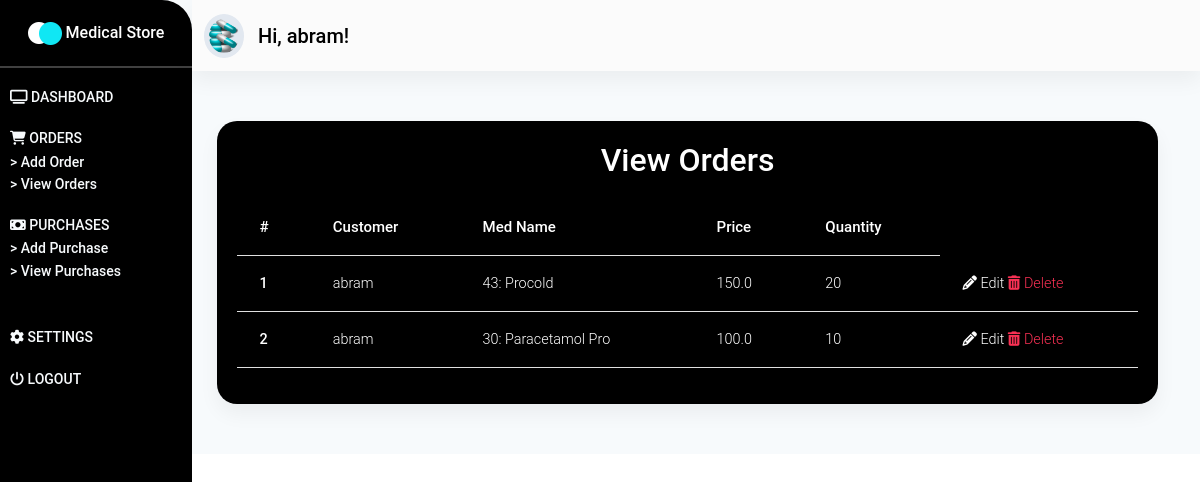
Page /customer/orders/ (signed in) on the committed database.
### customer/models.py (models this page shows, shortened)
class Order(models.Model):
    customer = models.ForeignKey(User, on_delete=models.CASCADE)
    med_name = models.ForeignKey(Medicine, on_delete=models.CASCADE)
    price = models.FloatField()
    timestamp = models.DateTimeField(auto_now_add=True)
    quantity = models.IntegerField()
    def get_update_url(self):
        return reverse("customer:update-order", kwargs={"pk": self.pk})
    def get_delete_url(self):
        return reverse("customer:delete-order", kwargs={"pk": self.pk})

### store/models.py (models this page shows, shortened)
class Medicine(models.Model):
    med_code = models.IntegerField()
    med_name = models.CharField(max_length=50)
    dealer_name = models.ForeignKey(Dealer, on_delete=models.CASCADE)
    price = models.FloatField()
    stock = models.IntegerField()
    description = models.TextField()
    def __str__(self):
        return f"{self.med_code}: {self.med_name}"

### customer/views.py (the view)
# urls.py: path('orders/', orders_page, name="view-orders"),
@login_required(login_url="/login/customer/")
def orders_page(request):
    orders = Order.objects.filter(customer=request.user)
    context = {
        "orders": orders
    }
    return render(request, "store/customer/view-orders.html", context)

### store/templates/store/customer/view-orders.html (shortened to what this page needs)
{% extends 'store/base.html' %}
{% load static %}
{% block content %}
<section id="dashboard_section" class="dashboard_section">
    {% include "store/_dashboard-customer.html" %}
    <div class="container-fluid">
        <div class="add_dealer">
            <div class="purchase__card card">
                <p class="h2">
                    View Orders
                </p>
                <div class="dealers__table table-responsive">
                    <table class="table">
                        <thead>
                            <tr>
                                <th scope="col">#</th>
                                <th scope="col">Customer</th>
                                <th scope="col">Med Name</th>
                                <th scope="col">Price</th>
                                <th scope="col">Quantity</th>
                            </tr>
                        </thead>
                        <tbody>
                            {% for order in orders %}
                            <tr>
                                <th scope="row">{{ order.id }}</th>
                                <td>{{ order.customer }}</td>
                                <td>{{ order.med_name }}</td>
                                <td>{{ order.price }}</td>
                                <td>{{ order.quantity }}</td>
                                <td>
                                    <a href="{{ order.get_update_url }}" class="text-white">
                                        <i class="fa fa-pencil" aria-hidden="true"></i> Edit
                                    </a>
                                    <a href="{{ order.get_delete_url }}" class="text-danger">
                                        <i class="fa fa-trash" aria-hidden="true"></i> Delete
                                    </a>
                                </td>
                            </tr>
                            {% endfor %}
                        </tbody>
                    </table>
                </div>
            </div>
        </div>
    </div>
</section>
{% endblock content %}

### store/templates/store/_dashboard-customer.html (shortened to what this page needs)
{% load static %}
<div class="dashboard_header" id="sidebarToggleButton">
    <div class="dasboard_sidebar">
        <nav class="sidenav_bar sidenav-d-none" id="sideNavBar">
            <div class="dashboard_logo">
                <div class="logo_flex">
                    <img src="{% static 'images/logo.png' %}" alt="" class="img-responsive">
                    <span class="text">
                        Medical Store
                    </span>
                </div>
            </div>
            <hr class="hr_sidenav">
            <div class="sidebar_main">
                <ul class="sidebar">
                    <li class="sidebar_item">
                        <a href="{% url 'store:dashboard-admin' %}" class="item_link">
                            <i class="fa fa-television" aria-hidden="true"></i>
                            <span class="item_text sidebar_active">
                                Dashboard
                            </span>
                        </a>
                    </li>
                    <li class="sidebar_item">
                        <a class="item_link" id="dealerID">
                            <i class="fa fa-shopping-cart" aria-hidden="true"></i>
                            <span class="item_text">
                                Orders
                            </span>
                        </a>
                        <div class="dealer__items" id="dealerItems">
                            <a href="{% url "customer:add-order" %}" class="dealer__item">
                                > Add Order
                            </a>
                            <a href="{% url "customer:view-orders" %}" class="dealer__item">
                                > View Orders
                            </a>
                        </div>
                    </li>
                    <li class="sidebar_item" id="purchaseID">
                        <a class="item_link">
                            <i class="fas fa-money-bill    "></i>
                            <span class="item_text">
                                Purchases
                            </span>
                        </a>
                        <div class="purchase__items" id="purchaseItems">
                            <a href="{% url 'customer:add-purchase' %}" class="dealer__item">
                                > Add Purchase
                            </a>
                            <a href="{% url 'customer:view-purchases' %}" class="dealer__item">
                                > View Purchases
                            </a>
                        </div>
                    </li>
                </ul>
            </div>
            <div class="sidebar_meta">
                <ul class="sidebar">
                    <li class="sidebar_item">
                        <a href="{% url 'store:settings' %}" class="item_link">
                            <i class="fa fa-gear" aria-hidden="true"></i>
                            <span class="item_text">
                                Settings
                            </span>
                        </a>
                    </li>
                    <li class="sidebar_item">
                        <a href="{% url 'store:confirm-logout' %}" class="item_link">
                            <i class="fa fa-power-off" aria-hidden="true"></i>
                            <span class="item_text">
                                Logout
                            </span>
                        </a>
                    </li>
                </ul>
            </div>
        </nav>
    </div>
    <div class="dashboard_navbar" id=mainNavBar>
        <nav class="navbar navbar-expand-sm navbar-light bg-light sticky-top">
            <div class="container-fluid">
                <a class="navbar-brand nav_image" href="#">
                    <img src="{% static 'images/medicine.png' %}" alt="" class="img-responsive">
                    <span class="nav_span">
                        Hi, {{ request.user.username }}!
                    </span>
                </a>
            </div>
        </nav>
    </div>
</div>

### store/static/css/styles.css (style rules this page uses)
* { margin: 0%; padding: 0%; box-sizing: border-box; }
a.nav_image img { width: 40px; background-color: #e2e8f0; padding: 5px; color: #000 !important; border-radius: 50%; }
span.nav_span { font-weight: 550; color: #000; margin-left: 10px; }
span.sidebar_active { font-weight: 550; }
div.dashboard_navbar { margin-left: 12rem; }
nav.sidenav_bar { width: 12rem; height: 100%; padding-bottom: 50px; position: fixed; background: #000; border-radius: 0px 30px 30px 0px; }
div.dashboard_logo { margin-top: 20px; margin-bottom: 20px; text-align: center; }
div.dashboard_logo span.text { color: #fff !important; font-weight: 550; }
hr.hr_sidenav { background-color: #fff; height: 2px; }
ul.sidebar { list-style: none; padding: 0; margin: 0; display: flex; flex-direction: column; align-items: flex-start; margin-left: 10px; }
li.sidebar_item { margin-bottom: 1rem; }
li.sidebar_item a { color: #f7fafc; font-size: 14px; font-weight: 500; }
li.sidebar_item span.item_text { text-transform: uppercase; }
div.dealer__items, div.medicine__items, div.employee__items, div.customer__items, div.purchase__items { display: flex; flex-direction: column; }
a.dealer__item { color: #f7fafc; font-size: 14px; }
div.sidebar_meta { margin-top: 26px; }
section.dashboard_section { --bg-opacity: 1; background-color: #f7fafc; background-size: contain; }
div.add_dealer { margin-top: 50px; padding-bottom: 50px; }
div.dealer__card, div.medicine__card, div.employee__card, div.customer__card, div.purchase__card, div.confirm__card { padding: 20px; background-color: #000; width: 80%; margin: auto; margin-right: 30px; border-radius: 20px; }
div.dealer__card p.h2, div.medicine__card p.h2, div.employee__card p.h2, div.customer__card p.h2, div.purchase__card p.h2, div.confirm__card p.h2 { text-align: center; color: #fff; margin-bottom: 20px; font-weight: 550; }
div.dealers__table table.table { width: 100% !important; color: #fff; }
div.dealers__table table.table thead { font-size: 15px; font-weight: 600 !important; }

### rows in the picture
Order: id "1", customer "abram", med_name "43: Procold", price "150.0", quantity "20"
Order: id "2", customer "abram", med_name "30: Paracetamol Pro", price "100.0", quantity "10"

### other values in the picture
{{ request.user.username }} "abram"
